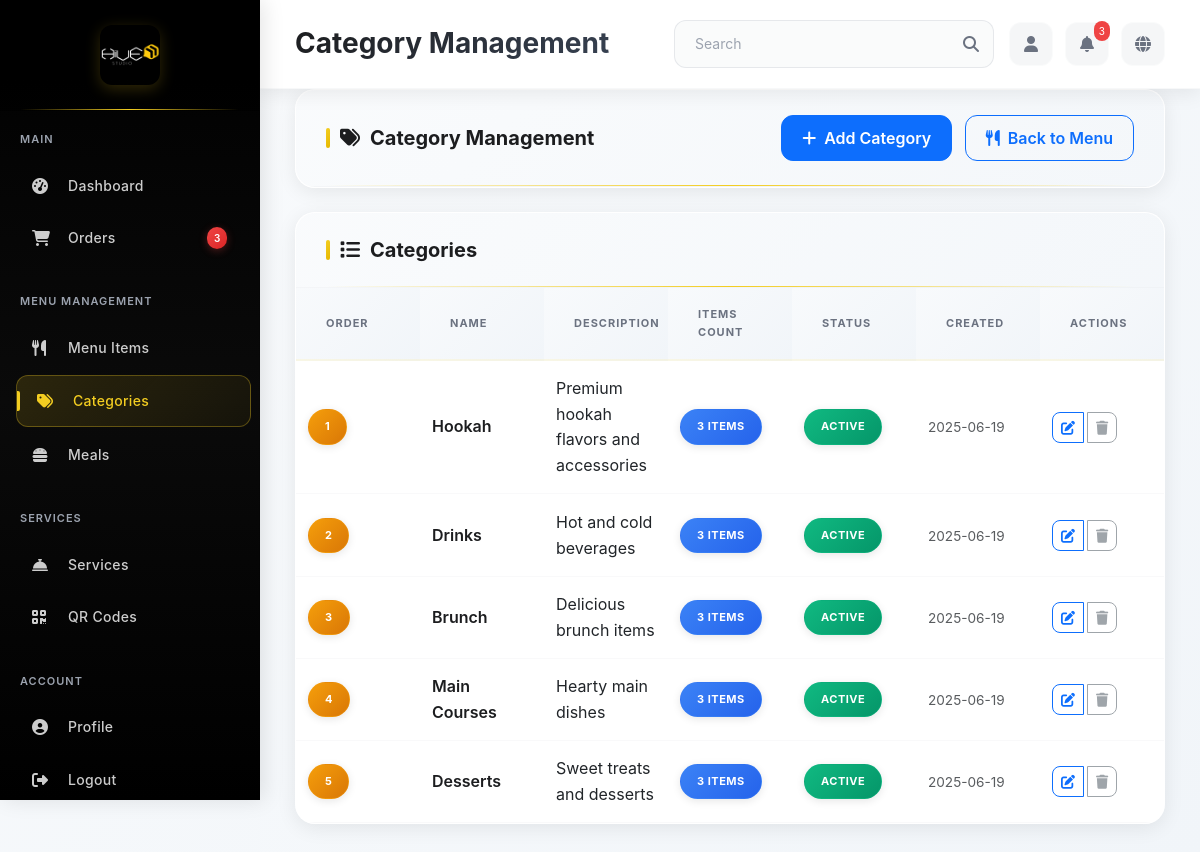
The page /admin/menu/categories (signed in) on the database as committed earlier.
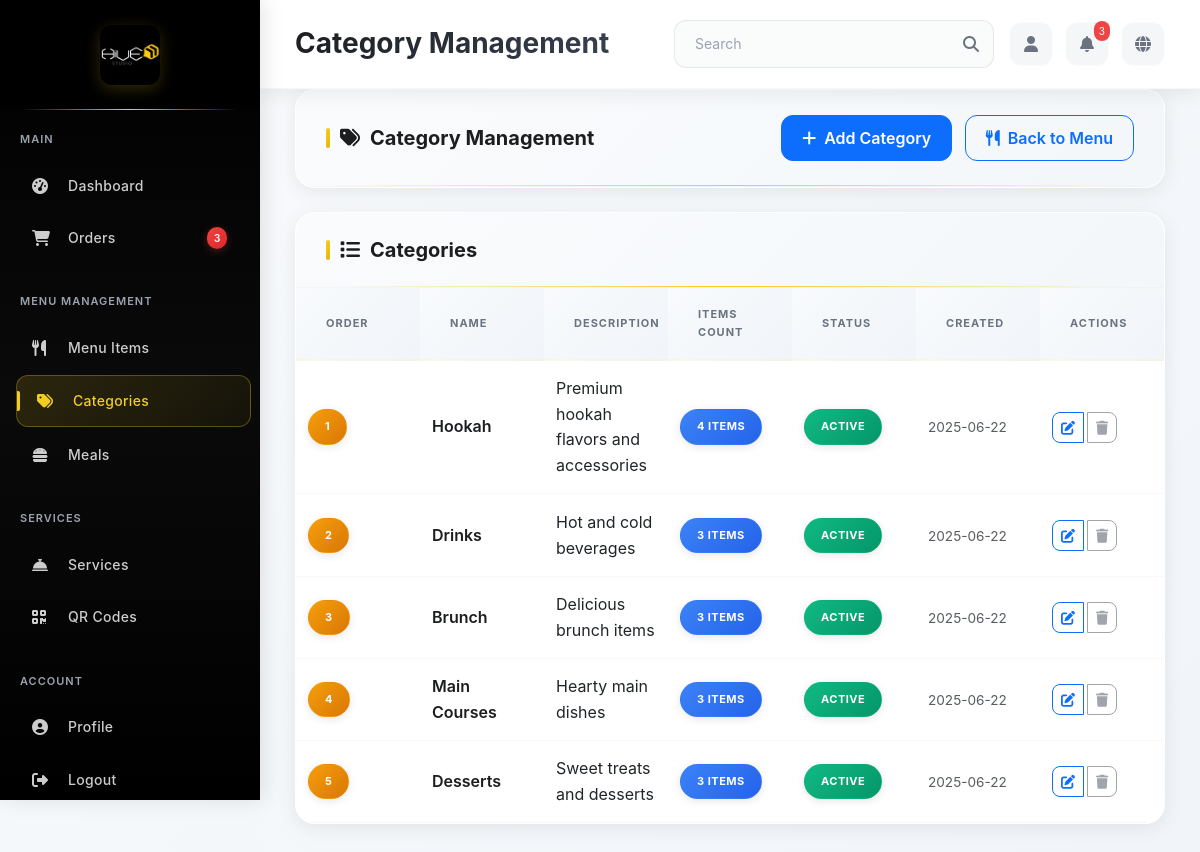
The same page on the database as committed later.
### app/models.py (models this page shows, shortened)
class Category(db.Model):
    __tablename__ = 'categories'
    category_id = db.Column(db.Integer, primary_key=True)
    name = db.Column(db.String(100), nullable=False)
    description = db.Column(db.Text, nullable=True)
    display_order = db.Column(db.Integer, nullable=False, default=0)
    is_active = db.Column(db.Boolean, default=True)
    created_at = db.Column(db.DateTime, default=datetime.utcnow)
    menu_items = db.relationship('MenuItem', backref='category', lazy='dynamic')

### app/modules/admin/routes.py (the view)
@bp.route('/menu/categories')
@login_required
def category_management():
    if not current_user.is_admin():
        return redirect(url_for('main.index'))
    categories = Category.query.order_by(Category.display_order).all()
    return render_template('category_management.html', categories=categories)

### app/extensions.py (called while the page is built)
def init_extensions(app):
    db.init_app(app)
    login_manager.init_app(app)
    migrate.init_app(app, db)
    socketio.init_app(app, cors_allowed_origins="*")
    csrf.init_app(app)
    login_manager.login_view = 'auth.login'
    login_manager.login_message = 'Please log in to access this page.'
    login_manager.login_message_category = 'info'
    @login_manager.user_loader
    def load_user(user_id):
        from app.models import User
        return User.query.get(int(user_id))

### app/models.py (called while the page is built)
    def is_admin(self):
        return self.role == 'admin'

### app/modules/admin/templates/category_management.html (shortened to what this page needs)
{% extends "base.html" %}
{% block page_title %}Category Management{% endblock %}
{% block content %}
<div class="admin-card mb-4">
    <div class="card-header">
        <div class="d-flex justify-content-between align-items-center">
            <h2 class="card-title">
                <i class="fas fa-tags"></i>
                Category Management
            </h2>
            <div class="header-actions">
                <a href="{{ url_for('admin.add_category') }}" class="btn btn-primary me-2">
                    <i class="fas fa-plus me-2"></i>Add Category
                </a>
                <a href="{{ url_for('admin.menu_management') }}" class="btn btn-outline-primary">
                    <i class="fas fa-utensils me-2"></i>Back to Menu
                </a>
            </div>
        </div>
    </div>
</div>
<div class="admin-card">
    <div class="card-header">
        <h3 class="card-title">
            <i class="fas fa-list"></i>
            Categories
        </h3>
    </div>
    <div class="card-body p-0">
        <div class="table-responsive">
            <table class="admin-table">
                <thead>
                    <tr>
                        <th>Order</th>
                        <th>Name</th>
                        <th>Description</th>
                        <th>Items Count</th>
                        <th>Status</th>
                        <th>Created</th>
                        <th>Actions</th>
                    </tr>
                </thead>
                            <tbody>
                                {% for category in categories %}
                                <tr>
                                    <td>
                                        <span class="status-badge status-processing">{{ category.display_order }}</span>
                                    </td>
                                    <td>
                                        <strong>{{ category.name }}</strong>
                                    </td>
                                    <td>
                                        {% if category.description %}
                                        {{ category.description[:100] }}{% if category.description|length > 100 %}...{% endif %}
                                        {% else %}
                                        <em class="text-muted">No description</em>
                                        {% endif %}
                                    </td>
                                    <td>
                                        <span class="status-badge status-pending">{{ category.menu_items.count() }} items</span>
                                    </td>
                                    <td>
                                        {% if category.is_active %}
                                        <span class="status-badge status-completed">Active</span>
                                        {% else %}
                                        <span class="status-badge status-rejected">Inactive</span>
                                        {% endif %}
                                    </td>
                                    <td>
                                        <small class="text-muted">{{ category.created_at.strftime('%Y-%m-%d') }}</small>
                                    </td>
                                    <td>
                                        <div class="btn-group" role="group">
                                            <a href="{{ url_for('admin.edit_category', category_id=category.category_id) }}"
                                               class="btn btn-sm btn-outline-primary">
                                                <i class="fas fa-edit"></i>
                                            </a>
                                            {% if category.menu_items.count() == 0 %}
                                            <button type="button" class="btn btn-sm btn-outline-danger delete-category-btn"
                                                    data-category-id="{{ category.category_id }}"
                                                    data-category-name="{{ category.name }}">
                                                <i class="fas fa-trash"></i>
                                            </button>
                                            {% else %}
                                            <button type="button" class="btn btn-sm btn-outline-secondary"
                                                    disabled title="Cannot delete category with menu items">
                                                <i class="fas fa-trash"></i>
                                            </button>
                                            {% endif %}
                                        </div>
                                    </td>
                                </tr>
                                {% endfor %}
                            </tbody>
                        </table>
                    </div>
                </div>
            </div>
        </div>
    </div>
{% endblock %}

### app/modules/admin/templates/base.html (shortened to what this page needs)
<!DOCTYPE html>
<html lang="en">
<head>
    <link href="https://cdn.jsdelivr.net/npm/bootstrap@5.3.0/dist/css/bootstrap.min.css" rel="stylesheet" media="print" onload="this.media='all'">
    <link href="https://cdnjs.cloudflare.com/ajax/libs/font-awesome/6.4.0/css/all.min.css" rel="stylesheet" media="print" onload="this.media='all'">
    <link href="{{ url_for('static', filename='css/admin.css') }}" rel="stylesheet">
</head>
<body>
    <div class="admin-sidebar">
        <div class="sidebar-header">
            <a href="{{ url_for('admin.dashboard') }}" class="sidebar-logo">
                <img src="{{ url_for('static', filename='images/image.png') }}" alt="Logo" style="width: 60px; height: 60px; object-fit: contain;">
            </a>
        </div>
        <nav class="sidebar-nav">
            <div class="nav-section">
                <div class="nav-section-title">Main</div>
                <div class="nav-item">
                    <a href="{{ url_for('admin.dashboard') }}" class="nav-link {% if request.endpoint == 'admin.dashboard' %}active{% endif %}">
                        <i class="fas fa-tachometer-alt"></i>
                        <span class="nav-text">Dashboard</span>
                    </a>
                </div>
                <div class="nav-item">
                    <a href="{{ url_for('admin.orders') }}" class="nav-link {% if request.endpoint == 'admin.orders' %}active{% endif %}">
                        <i class="fas fa-shopping-cart"></i>
                        <span class="nav-text">Orders</span>
                        <span class="nav-badge">3</span>
                    </a>
                </div>
            </div>
            <div class="nav-section">
                <div class="nav-section-title">Menu Management</div>
                <div class="nav-item">
                    <a href="{{ url_for('admin.menu_management') }}" class="nav-link {% if request.endpoint == 'admin.menu_management' %}active{% endif %}">
                        <i class="fas fa-utensils"></i>
                        <span class="nav-text">Menu Items</span>
                    </a>
                </div>
                <div class="nav-item">
                    <a href="{{ url_for('admin.category_management') }}" class="nav-link {% if request.endpoint == 'admin.category_management' %}active{% endif %}">
                        <i class="fas fa-tags"></i>
                        <span class="nav-text">Categories</span>
                    </a>
                </div>
                <div class="nav-item">
                    <a href="{{ url_for('admin.meals') }}" class="nav-link {% if request.endpoint == 'admin.meals' %}active{% endif %}">
                        <i class="fas fa-hamburger"></i>
                        <span class="nav-text">Meals</span>
                    </a>
                </div>
            </div>
            <div class="nav-section">
                <div class="nav-section-title">Services</div>
                <div class="nav-item">
                    <a href="{{ url_for('admin.services') }}" class="nav-link {% if request.endpoint == 'admin.services' %}active{% endif %}">
                        <i class="fas fa-concierge-bell"></i>
                        <span class="nav-text">Services</span>
                    </a>
                </div>
                <div class="nav-item">
                    <a href="{{ url_for('admin.qr_codes') }}" class="nav-link {% if request.endpoint == 'admin.qr_codes' %}active{% endif %}">
                        <i class="fas fa-qrcode"></i>
                        <span class="nav-text">QR Codes</span>
                    </a>
                </div>
            </div>
            <div class="nav-section">
                <div class="nav-section-title">Account</div>
                <div class="nav-item">
                    <a href="{{ url_for('admin.profile') }}" class="nav-link {% if request.endpoint == 'admin.profile' %}active{% endif %}">
                        <i class="fas fa-user-circle"></i>
                        <span class="nav-text">Profile</span>
                    </a>
                </div>
                <div class="nav-item">
                    <a href="{{ url_for('auth.logout') }}" class="nav-link">
                        <i class="fas fa-sign-out-alt"></i>
                        <span class="nav-text">Logout</span>
                    </a>
                </div>
            </div>
        </nav>
    </div>
    <div class="main-content">
        <div class="top-nav">
            <h1 class="page-title">{% block page_title %}Dashboard{% endblock %}</h1>
            <div class="top-nav-actions">
                <div class="search-box">
                    <input type="text" class="search-input" placeholder="Search">
                    <i class="fas fa-search search-icon"></i>
                </div>
                <div class="nav-icons">
                    <a href="{{ url_for('admin.profile') }}" class="nav-icon" title="Profile">
                        <i class="fas fa-user"></i>
                    </a>
                    <a href="#" class="nav-icon" title="Notifications">
                        <i class="fas fa-bell"></i>
                        <span class="notification-badge">3</span>
                    </a>
                    <a href="#" class="nav-icon" title="Language">
                        <i class="fas fa-globe"></i>
                    </a>
                </div>
            </div>
        </div>
        <div class="admin-content">
            {% block content %}{% endblock %}
</body>
</html>

### app/modules/admin/templates/base.html (style rules this page uses)
body { margin: 0; font-family: 'Inter', 'Segoe UI', Tahoma, Geneva, Verdana, sans-serif; background: linear-gradient(135deg, #f8fafc 0%, #f1f5f9 100%); overflow-x: hidden; }
.admin-sidebar { position: fixed; top: 0; left: 0; width: 260px; height: 100vh; background: linear-gradient(180deg, #000000 0%, #0a0a0a 50%, #000000 100%); z-index: 1000; }
.main-content { margin-left: 260px; min-height: 100vh; }

### app/modules/admin/templates/category_management.html (style rules this page uses)
.admin-table td { vertical-align: middle; padding: 15px 12px; }
.admin-table td strong { color: var(--primary-dark); font-weight: 600; }
.admin-table .text-muted { font-size: 0.85rem; line-height: 1.4; }
.btn-group .btn { border-radius: 8px; margin-right: 4px; }
.btn-group .btn:last-child { margin-right: 0; }
.header-actions .btn { border-radius: 12px; font-weight: 600; padding: 10px 20px; transition: all 0.3s ease; }

Rows that differ between the two databases and show on the page:
changed Category "Hookah": menu_items.count "3" → "4"; created_at "2025-06-19" → "2025-06-22"
changed Category "Drinks": created_at "2025-06-19" → "2025-06-22"
changed Category "Brunch": created_at "2025-06-19" → "2025-06-22"
changed Category "Main Courses": created_at "2025-06-19" → "2025-06-22"
changed Category "Desserts": created_at "2025-06-19" → "2025-06-22"
